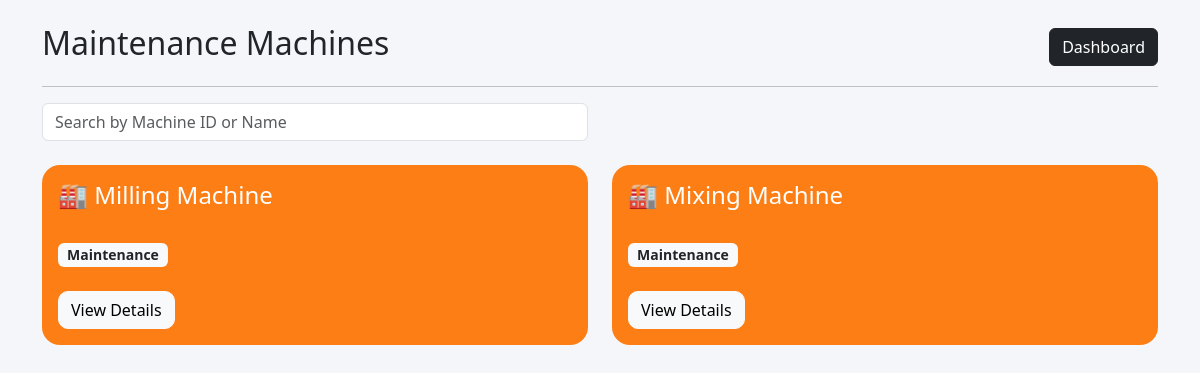
Screenshot of /maintenance/ with the database file from the repository.
### factory/models.py (models this page shows, shortened)
class Machine(models.Model):
    MACHINE_STATUS = [
        ('Running', 'Running'),
        ('Stopped', 'Stopped'),
        ('Maintenance', 'Maintenance'),
    ]
    name = models.CharField(max_length=100)
    status = models.CharField(
        max_length=20,
        choices=MACHINE_STATUS,
        default='Running'
    )
    production_rate = models.IntegerField(
        help_text="Items produced per hour"
    )
    working_hours = models.IntegerField()
    temperature = models.FloatField(
        default=0.0,
        help_text="Current machine temperature in °C"
    )
    machine_health = models.FloatField(
        default=100.0,
        help_text="Machine health score from 0 to 100"
    )
    target_production = models.IntegerField(
        default=0,
        help_text="Target number of items to be produced"
    )
    def total_production(self):
        return self.production_rate * self.working_hours
    def efficiency(self):
        if self.target_production == 0:
            return 0
        return round(
            (self.total_production() / self.target_production) * 100,
            2
        )

### factory/views.py (the view)
def maintenance_machines(request):
    context = get_dashboard_context(
        Machine.objects.filter(
            status='Maintenance'
        )
    )
    context["page_title"] = "Maintenance Machines"
    return render(
        request,
        "factory/all_machines.html",
        context
    )

### factory/templates/factory/all_machines.html (shortened to what this page needs)
<!DOCTYPE html>
<html>
<head>
    <link href="https://cdn.jsdelivr.net/npm/bootstrap@5.3.3/dist/css/bootstrap.min.css"
          rel="stylesheet">
</head>
<body>
<div class="container mt-4">
    <div class="d-flex justify-content-between align-items-center">
        <h2>
            {{ page_title }}
        </h2>
        <a href="/dashboard/"
           class="btn btn-dark">
            Dashboard
        </a>
    </div>
    <hr>
    <div class="row mb-4">
        <div class="col-md-6">
            <input
                type="text"
                id="machineSearch"
                class="form-control"
                placeholder="Search by Machine ID or Name">
        </div>
    </div>
    <div class="row">
        {% for machine in machines %}
        <div class="col-md-6 mb-4 machine-item"
             data-id="{{ machine.id }}"
             data-name="{{ machine.name|lower }}">
            <div class="card machine-card
                {% if machine.status == 'Running' %}
                    running
                {% elif machine.status == 'Stopped' %}
                    stopped
                {% else %}
                    maintenance
                {% endif %}
            ">
                <div class="card-body">
                    <h4>
                        🏭 {{ machine.name }}
                    </h4>
                    <br>
                    {% if machine.status == 'Running' %}
                        <span class="badge bg-light text-success status-badge">
                            Running
                        </span>
                    {% elif machine.status == 'Stopped' %}
                        <span class="badge bg-light text-danger status-badge">
                            Stopped
                        </span>
                    {% else %}
                        <span class="badge bg-light text-dark status-badge">
                            Maintenance
                        </span>
                    {% endif %}
                    <br><br>
                    <button
                        class="btn btn-light detail-btn"
                        data-bs-toggle="modal"
                        data-bs-target="#machine{{ machine.id }}">
                        View Details
                    </button>
                </div>
            </div>
        </div>
        {% endfor %}
    </div>
</div>
</body>
</html>

### factory/templates/factory/all_machines.html (style rules this page uses)
body { background:#f4f6f9; }
.machine-card { border:none; border-radius:18px; transition:0.3s; color:white; min-height:180px; }
.maintenance { background:#fd7e14; }
.status-badge { font-size:14px; }
.detail-btn { border-radius:10px; }

### rows the page displays
Machine: name "Milling Machine", status "Maintenance"
Machine: name "Mixing Machine", status "Maintenance"

### other values shown
{{ page_title }} "Maintenance Machines"
